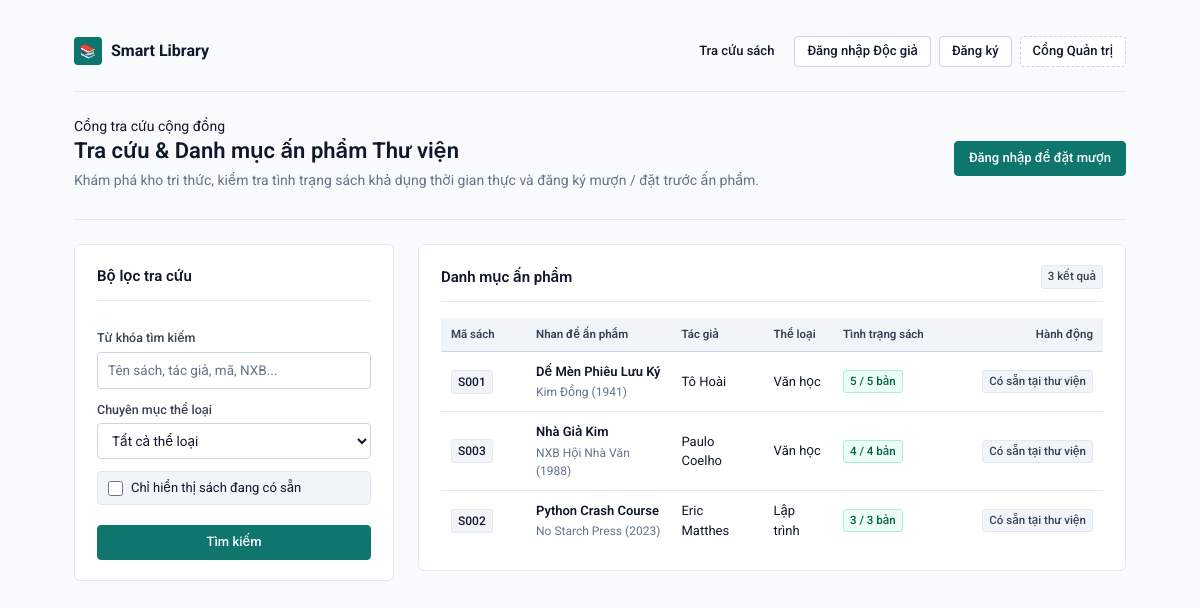
The page / on the database its author committed.
### tables this page shows
CREATE TABLE books(
        id INTEGER PRIMARY KEY AUTOINCREMENT,
        code TEXT NOT NULL UNIQUE,
        title TEXT NOT NULL,
        author TEXT NOT NULL,
        publisher TEXT,
        year INTEGER,
        category_id INTEGER,
        quantity INTEGER NOT NULL DEFAULT 1,
        available INTEGER NOT NULL DEFAULT 1,
        FOREIGN KEY(category_id) REFERENCES categories(id) ON DELETE SET NULL
    );

CREATE TABLE categories(
        id INTEGER PRIMARY KEY AUTOINCREMENT,
        name TEXT NOT NULL UNIQUE,
        description TEXT
    );

### backend/routes/catalog.py (the view)
@app.get("/")
def home():
    q = request.args.get("q", "").strip()
    category = request.args.get("category", type=int)
    available_only = request.args.get("available") == "1"
    sql = """SELECT b.*, c.name AS category FROM books b
             LEFT JOIN categories c ON c.id=b.category_id WHERE 1=1"""
    params = []
    if q:
        sql += " AND (b.title LIKE ? OR b.author LIKE ? OR b.code LIKE ? OR b.publisher LIKE ?)"
        params.extend([f"%{q}%"] * 4)
    if category:
        sql += " AND b.category_id=?"
        params.append(category)
    if available_only:
        sql += " AND b.available>0"
    sql += " ORDER BY b.title COLLATE NOCASE"
    with db() as conn:
        rows = conn.execute(sql, params).fetchall()
        cats = conn.execute("SELECT * FROM categories ORDER BY name").fetchall()
    return render_template("public_home.html", books=rows, categories=cats, q=q, category=category, available_only=available_only)

### backend/api/common.py (called while the page is built)
@app.before_request
def protect_json_writes():
    if request.path.startswith("/api/") and request.method in ("POST", "PUT", "PATCH", "DELETE"):
        origin = request.headers.get("Origin")
        if origin:
            parsed = urlparse(origin)
            allowed = {"127.0.0.1", "localhost"}
            if parsed.hostname not in allowed or parsed.port not in (5001, 5173):
                return fail("Origin không hợp lệ.", 403)
        if not request.is_json:
            return fail("Yêu cầu JSON.", 415)

### backend/core.py (called while the page is built)
@app.context_processor
def inject():
    return {
        "logged_in": "employee_id" in session,
        "employee_name": session.get("employee_name"),
    }

### backend/database.py (called while the page is built)
def db():
    conn = sqlite3.connect(DB)
    conn.row_factory = sqlite3.Row
    conn.execute("PRAGMA foreign_keys=ON")
    return conn

### frontend/templates/reader/public_home.html (shortened to what this page needs)
{% extends 'user_base.html' %}
{% block content %}
<header class="page-header" style="margin-bottom: 24px;">
  <div>
    <span class="page-kicker">Cổng tra cứu cộng đồng</span>
    <h1>Tra cứu &amp; Danh mục ấn phẩm Thư viện</h1>
    <p class="muted" style="margin-top: 6px; font-size: 14px;">Khám phá kho tri thức, kiểm tra tình trạng sách khả dụng thời gian thực và đăng ký mượn / đặt trước ấn phẩm.</p>
  </div>
  <div class="actions">
    {% if not session.get('reader_id') and not session.get('employee_id') %}
    <a class="btn primary" href="{{ url_for('user_login') }}">Đăng nhập để đặt mượn</a>
    {% endif %}
  </div>
</header>
<div class="split-layout">
  <form method="get" action="{{ url_for('home') }}" class="panel sticky-col form-stack">
    <div class="panel-header">
      <h2>Bộ lọc tra cứu</h2>
    </div>
    <label>
      Từ khóa tìm kiếm
      <input name="q" value="{{ q }}" placeholder="Tên sách, tác giả, mã, NXB...">
    </label>
    <label>
      Chuyên mục thể loại
      <select name="category">
        <option value="">Tất cả thể loại</option>
      </select>
    </label>
    <label class="check">
      <input type="checkbox" name="available" value="1" {% if available_only %}checked{% endif %}>
      Chỉ hiển thị sách đang có sẵn
    </label>
    <div class="actions" style="margin-top: 8px;">
      <button type="submit" class="btn primary" style="flex: 1;">Tìm kiếm</button>
    </div>
  </form>
  <section class="panel">
    <div class="panel-header">
      <h2>Danh mục ấn phẩm</h2>
      <span class="tag neutral">{{ books|length }} kết quả</span>
    </div>
    <div class="table-responsive">
      <table>
        <thead>
          <tr>
            <th style="width: 85px;">Mã sách</th>
            <th>Nhan đề ấn phẩm</th>
            <th>Tác giả</th>
            <th>Thể loại</th>
            <th style="width: 120px;">Tình trạng sách</th>
            <th style="width: 150px; text-align: right;">Hành động</th>
          </tr>
        </thead>
        <tbody>
          {% for b in books %}
          <tr>
            <td><span class="code-cell">{{ b.code }}</span></td>
            <td>
              <div style="font-weight: 600; color: var(--ink-primary);">{{ b.title }}</div>
              <div class="muted" style="font-size: 12px; margin-top: 2px;">{{ b.publisher or 'NXB chưa cập nhật' }}{% if b.year %} ({{ b.year }}){% endif %}</div>
            </td>
            <td>{{ b.author }}</td>
            <td>{{ b.category or 'Chưa phân loại' }}</td>
            <td>
              {% if b.available > 0 %}
              <span class="tag good">{{ b.available }} / {{ b.quantity }} bản</span>
              {% else %}
              <span class="tag bad">Tạm hết sách</span>
              {% endif %}
            </td>
            <td style="text-align: right;">
              {% if session.get('reader_id') %}
                {% if b.available == 0 %}
                <form method="post" action="{{ url_for('user_reserve', book_id=b.id) }}" style="display: inline-block;">
                  <button type="submit" class="btn primary btn-sm">Đặt trước</button>
                </form>
                {% else %}
                <span class="tag neutral">Sẵn sàng tại quầy</span>
                {% endif %}
              {% elif session.get('employee_id') %}
                <a class="btn secondary btn-sm" href="{{ url_for('book_detail', id=b.id) }}">Xem hồ sơ</a>
              {% else %}
                {% if b.available == 0 %}
                <a class="btn secondary btn-sm" href="{{ url_for('user_login') }}">Đăng nhập đặt trước</a>
                {% else %}
                <span class="tag neutral">Có sẵn tại thư viện</span>
                {% endif %}
              {% endif %}
            </td>
          </tr>
          {% else %}
          <tr>
            <td colspan="6" class="empty-state">Không tìm thấy đầu sách nào phù hợp với điều kiện tìm kiếm.</td>
          </tr>
          {% endfor %}
        </tbody>
      </table>
    </div>
  </section>
</div>
{% endblock %}

### frontend/templates/layouts/user_base.html (shortened to what this page needs)
<!doctype html>
<html lang="vi">
<head>
  <link rel="stylesheet" href="{{ url_for('static', filename='style.css') }}">
</head>
<body class="reader-layout">
  <main class="reader-main">
    <header class="reader-header">
      <a href="{{ url_for('home') }}" style="font-size: 16px; font-weight: 700; display: inline-flex; align-items: center; gap: 9px;">
        <span class="brand-icon" style="width: 28px; height: 28px; font-size: 14px;">📚</span>
        <span>Smart Library</span>
      </a>
      <nav style="display: flex; align-items: center; gap: 8px; flex-wrap: wrap;">
        <a href="{{ url_for('home') }}" class="btn secondary btn-sm" style="border: none; background: transparent; font-weight: 500;">Tra cứu sách</a>
        {% if session.get('reader_id') %}
          <a href="{{ url_for('user_home') }}" class="btn secondary btn-sm">Tủ sách của tôi</a>
          <span style="font-size: 13px; color: var(--ink-secondary); padding: 0 4px; font-weight: 500;">{{ session.get('reader_name') }}</span>
          <a href="{{ url_for('user_logout') }}" class="btn danger btn-sm">Đăng xuất</a>
        {% else %}
          <a href="{{ url_for('user_login') }}" class="btn primary btn-sm">Đăng nhập Độc giả</a>
          <a href="{{ url_for('user_register') }}" class="btn secondary btn-sm">Đăng ký</a>
          <a href="{{ url_for('admin_login') }}" class="btn secondary btn-sm" style="color: var(--ink-muted); border-style: dashed;">Cổng Quản trị</a>
        {% endif %}
      </nav>
    </header>
    {% block content %}{% endblock %}
  </main>
</body>
</html>

### rows shown on the page
books: code "S001", title "Dế Mèn Phiêu Lưu Ký", publisher "Kim Đồng", year "1941", author "Tô Hoài", name "Văn học", available "5", quantity "5", shows "Có sẵn tại thư viện"
books: code "S003", title "Nhà Giả Kim", publisher "NXB Hội Nhà Văn", year "1988", author "Paulo Coelho", name "Văn học", available "4", quantity "4", shows "Có sẵn tại thư viện"
books: code "S002", title "Python Crash Course", publisher "No Starch Press", year "2023", author "Eric Matthes", name "Lập trình", available "3", quantity "3", shows "Có sẵn tại thư viện"

### other values the page prints
{{ books|length }} "3"
